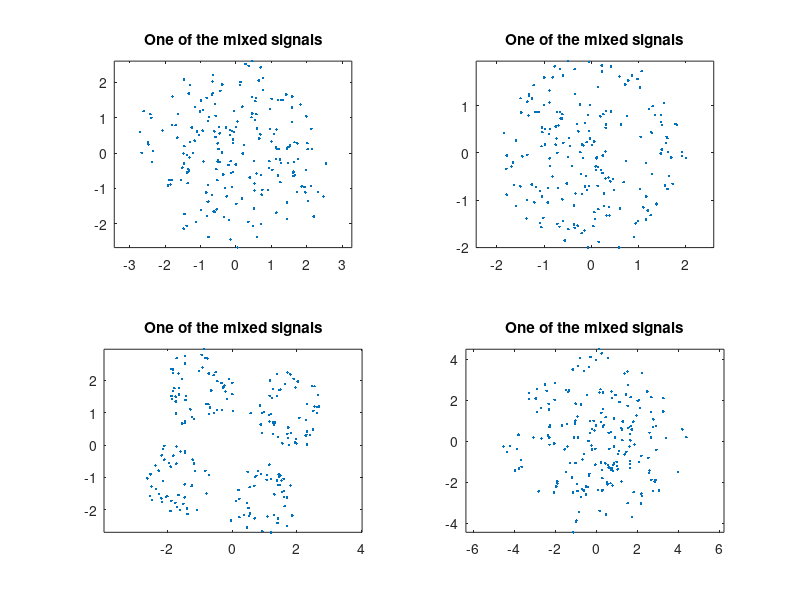

The MATLAB source for this figure: (Note: this script raises an error after producing the figure.)
% This code is just a front-end to source separation algorithms.
% Purpose:
% 1) generate synthetic data
% 2) call some source separation algorithm
% 3) display the results
% The data are CM (constant modulus signals and QAM4.
% The mixing matrix  is randomly generated.
% Comments, bug reports, info requests are appreciated
% and should be directed to cardoso@sig.enst.fr (Jean-Francois Cardoso)
% Author : Jean-Francois Cardoso CNRS URA 820 / GdR TdSI / Telecom Paris

%=======================================================================
N	= 4	;  % N = number of sensors (add the relevant lines in S= ...)
M	= 3 	;  % M = number of sources
T	= 200	;  % sample size
NdB	= -15 	;  % kind of noise level in dB
%----------------------------------------------------------------------------
disp('Each of the following plots shows the COMPLEX PLANE.')
disp('Each point is a sample of a source signal, of a sensor output')
disp('or a separated signal as indicated.')


while 1
disp('____________________________________________________________');

% the source signals
S= [ ...
exp(2*i*pi*rand(1,T))					; 	% constant modulus random phase
exp(2*i*pi*rand(1,T))					; 	% constant modulus random phase
(2*fix(2*rand(1,T))-1+i*(2*fix(2*rand(1,T))-1))/sqrt(2) ;	% QAM4
];

% random mixing matrix
A=randn(N,M)+j*randn(N,M);
disp('Mixing matrix');disp(A);

clf;
subplot(1,1,1);
for is=1:M,
 subplot(2,2,is);
 plot(S(is,:),'.');title('One of the source signals');
 axis('square'); axis('equal'); axis([-2 2 -2 2]);
end;
fprintf('\nStrike any key to mix\n');pause;


% mixing and noising
noiseamp = 10^(NdB/20)/sqrt(2) ; % (the sqrt(2) accounts for real+imaginary powers)
X= A*S + noiseamp*(randn(N,T)+i*randn(N,T));

clf;
for is=1:min([ N 4]),
 subplot(2,2,is);
 plot(X(is,:),'.');title('One of the mixed signals');
 axis('square');axis('equal');%axis([-2 2 -2 2]);
end;
fprintf('\nStrike any key to unmix\n');pause;

% Separation
fprintf('\nIdentification running ......\n');
[Ae,Se]=jade(X,M);

clf;
for is=1:M,
 subplot(2,2,is);
 plot(Se(is,:),'.');title('One of the separated signals');
 axis('square');axis('equal');axis([-2 2 -2 2]);
end;

% Performance
disp('Performance:');
disp('The global (sepration*mixing) matrix should be close to a permutation');
disp('The following shows its squared entries (rejection levels)');
disp(abs(pinv(Ae)*A).^2);

fprintf('\nStrike any key for a different mixture\n');pause;

end; %endless loop

